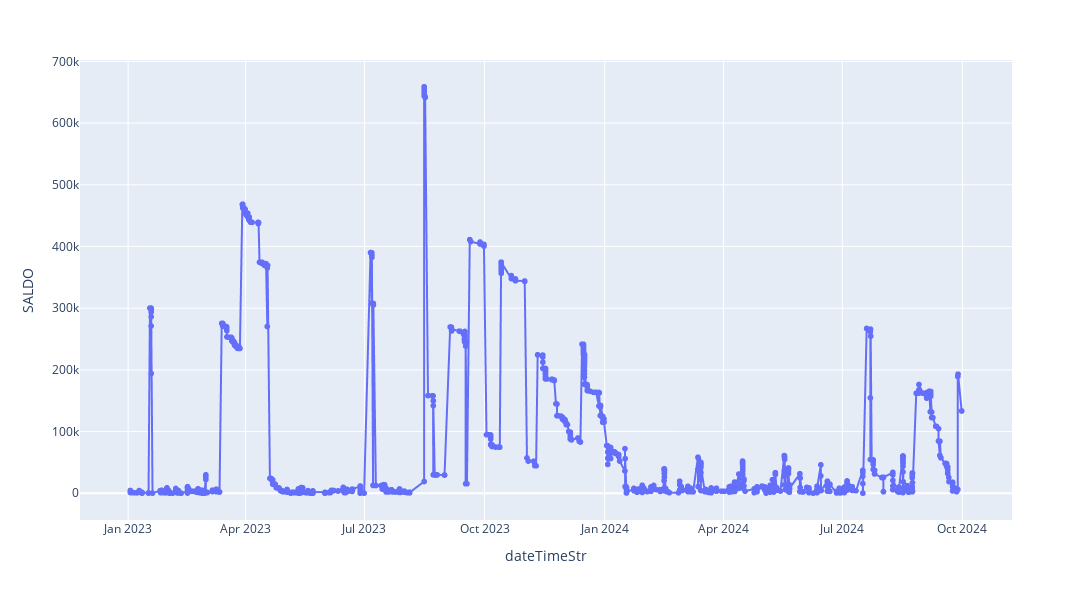

Write notebook code for a chart like this one.
### Code cell
import plotly.express as px

fig = px.line(dfOr,x="dateTimeStr",y="SALDO ",markers=True,width=1200, height=600)
#fig.update_xaxes(rangeslider_visible=True)
fig.show()

### Figure 1 — Plotly figure (JSON) as saved in the notebook; plotly's stock layout.template omitted (floating-point values rounded to 4 significant figures; data arrays with more than 128 entries replaced by an {"elided": "..."} marker saying what was removed)
{"data": [{"hovertemplate": "dateTimeStr=%{x}<br>SALDO =%{y}<extra></extra>", "legendgroup": "", "line": {"color": "#636efa", "dash": "solid"}, "marker": {"symbol": "circle"}, "mode": "lines+markers", "name": "", "showlegend": false, "type": "scattergl", "x": {"elided": "1245 str values"}, "xaxis": "x", "y": {"elided": "1245 float values"}, "yaxis": "y"}], "layout": {"height": 600, "legend": {"tracegroupgap": 0}, "margin": {"t": 60}, "width": 1200, "xaxis": {"anchor": "y", "autorange": true, "domain": [0, 1], "range": ["2022-11-25 11:02:45.5089", "2024-11-07 16:22:14.4911"], "title": {"text": "dateTimeStr"}, "type": "date"}, "yaxis": {"anchor": "x", "autorange": true, "domain": [0, 1], "range": [-43430.0, 702300.0], "title": {"text": "SALDO "}, "type": "linear"}}}
